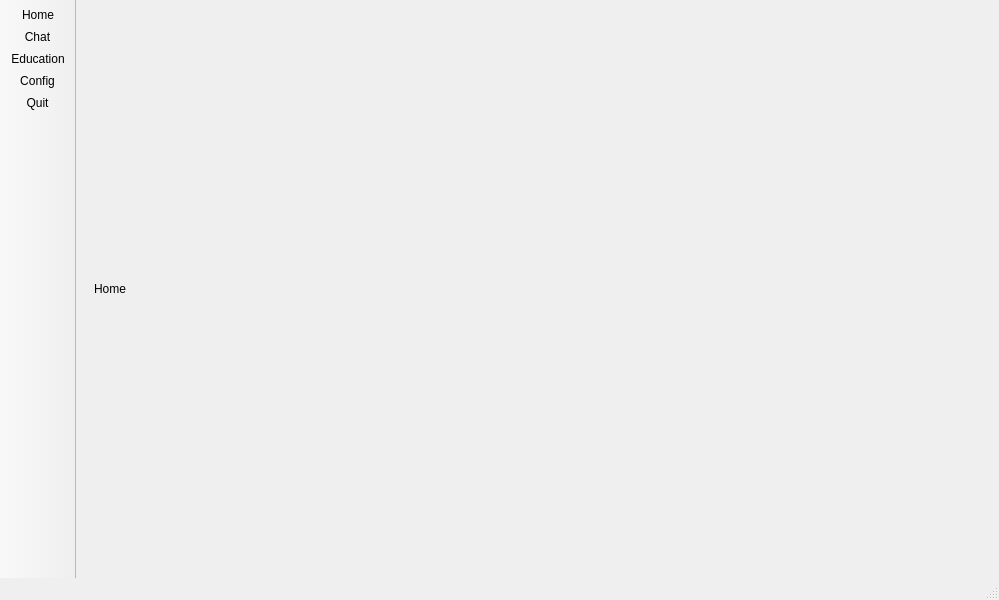
<?xml version="1.0" encoding="UTF-8"?>
<ui version="4.0">
 <class>MainWindow</class>
 <widget class="QMainWindow" name="MainWindow">
  <property name="geometry">
   <rect>
    <x>0</x>
    <y>0</y>
    <width>999</width>
    <height>600</height>
   </rect>
  </property>
  <property name="windowTitle">
   <string>MainWindow</string>
  </property>
  <widget class="QWidget" name="centralwidget">
   <layout class="QHBoxLayout" name="horizontalLayout">
    <item>
     <widget class="QStackedWidget" name="viewStack">
      <property name="currentIndex">
       <number>0</number>
      </property>
      <widget class="QWidget" name="homePage">
       <layout class="QVBoxLayout" name="verticalLayout_3">
        <item>
         <widget class="QLabel" name="homeLabel">
          <property name="text">
           <string>Home</string>
          </property>
         </widget>
        </item>
       </layout>
      </widget>
      <widget class="QWidget" name="configPage">
       <layout class="QVBoxLayout" name="verticalLayout_4">
        <item>
         <widget class="QLabel" name="configLabel">
          <property name="text">
           <string>Config Page </string>
          </property>
         </widget>
        </item>
       </layout>
      </widget>
      <widget class="QWidget" name="chatPage">
       <layout class="QVBoxLayout" name="verticalLayout">
        <item>
         <widget class="QLabel" name="chatLabel">
          <property name="text">
           <string>Chat</string>
          </property>
         </widget>
        </item>
       </layout>
      </widget>
      <widget class="QWidget" name="eduPage">
       <layout class="QVBoxLayout" name="verticalLayout_2">
        <item>
         <widget class="QLabel" name="label">
          <property name="text">
           <string>education Page</string>
          </property>
         </widget>
        </item>
       </layout>
      </widget>
     </widget>
    </item>
   </layout>
  </widget>
  <widget class="QStatusBar" name="statusbar"/>
  <widget class="QToolBar" name="navBar">
   <property name="windowTitle">
    <string>toolBar</string>
   </property>
   <property name="movable">
    <bool>false</bool>
   </property>
   <property name="floatable">
    <bool>false</bool>
   </property>
   <attribute name="toolBarArea">
    <enum>LeftToolBarArea</enum>
   </attribute>
   <attribute name="toolBarBreak">
    <bool>false</bool>
   </attribute>
   <addaction name="actionHome"/>
   <addaction name="actionChat"/>
   <addaction name="actionEducation"/>
   <addaction name="actionConfig"/>
   <addaction name="actionQuit"/>
  </widget>
  <action name="actionHome">
   <property name="icon">
    <iconset resource="resources.qrc">
     <normaloff>:/icons/Home_dm.svg</normaloff>:/icons/Home_dm.svg</iconset>
   </property>
   <property name="text">
    <string>Home</string>
   </property>
   <property name="menuRole">
    <enum>QAction::MenuRole::NoRole</enum>
   </property>
  </action>
  <action name="actionChat">
   <property name="icon">
    <iconset resource="resources.qrc">
     <normaloff>:/icons/Chat_dm.svg</normaloff>:/icons/Chat_dm.svg</iconset>
   </property>
   <property name="text">
    <string>Chat</string>
   </property>
   <property name="menuRole">
    <enum>QAction::MenuRole::NoRole</enum>
   </property>
  </action>
  <action name="actionQuit">
   <property name="text">
    <string>Quit</string>
   </property>
   <property name="menuRole">
    <enum>QAction::MenuRole::NoRole</enum>
   </property>
  </action>
  <action name="actionEducation">
   <property name="text">
    <string>Education</string>
   </property>
   <property name="menuRole">
    <enum>QAction::MenuRole::NoRole</enum>
   </property>
  </action>
  <action name="actionConfig">
   <property name="text">
    <string>Config</string>
   </property>
   <property name="menuRole">
    <enum>QAction::MenuRole::NoRole</enum>
   </property>
  </action>
 </widget>
 <resources>
  <include location="resources.qrc"/>
 </resources>
 <connections/>
</ui>
